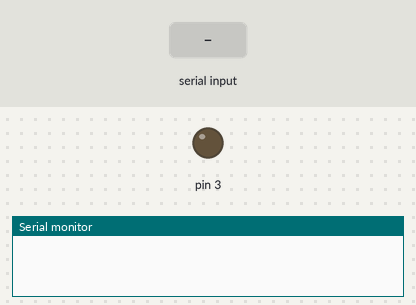
Bench run of a sketch on a simulated Arduino Uno, built with avr-gcc and run on an emulated ATmega328P. Parts: output pins drawn as LEDs (lit = HIGH), the last lines printed to the serial monitor. The test bench sets the inputs (shaded band).

Above: at 1.2 s.
1.3 s: "ABITHA" received over Serial
At 3.4 s:
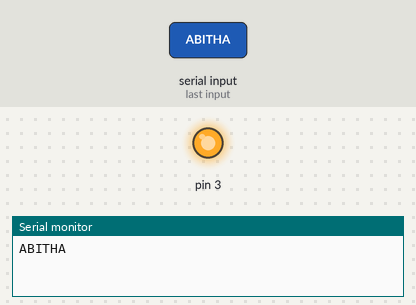
3.8 s: "PARTHA SARATHY" received over Serial
Timing chart, 0 to 7.8 s (numbered marks = the images above; inputs shaded):
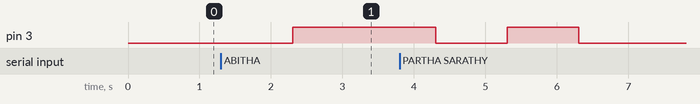

The sketch:

ser_project.ino
```cpp
String data;
void setup() {
  Serial.begin(9600);
 pinMode(3,OUTPUT);
 digitalWrite(3,LOW);
}

void loop() {
  if(Serial.available()>0)
  {
    data=Serial.readString();
    data.trim();
    Serial.print(data);

  }
  if (data!="")
  {

    if (data=="ABITHA")
    {
     digitalWrite(3,HIGH);
    delay(2000);
    digitalWrite(3,LOW);
    }
    if (data=="PARTHA SARATHY")
    {
     digitalWrite(3,HIGH);
    delay(1000);
    digitalWrite(3,LOW);
    }
    else
    {
     data="un_known";
     digitalWrite(3,LOW);
    }
    data="";
  }
  }
```

Measured:
- after the input at 1.3 s, pin 3: LOW → HIGH after 1.0 s
